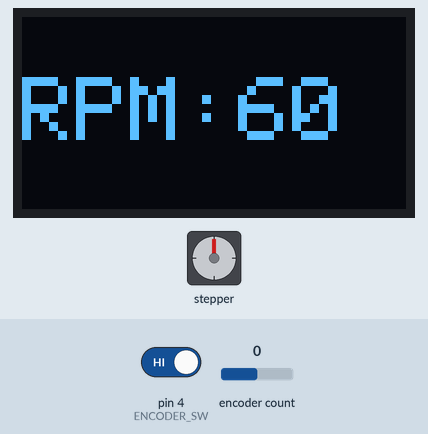
Bench run of a sketch on a simulated Arduino Uno, built with avr-gcc and run on an emulated ATmega328P. Parts: 128×64 one-colour display, stepper motor. Inputs (shaded band) come from the test bench; at power-on: encoder count 0, pin 4 (ENCODER_SW) HIGH. Stepper angles assume 3200 steps per turn.

Above: at 4.2 s.
4.3 s: encoder count set to 1
At 4.7 s:
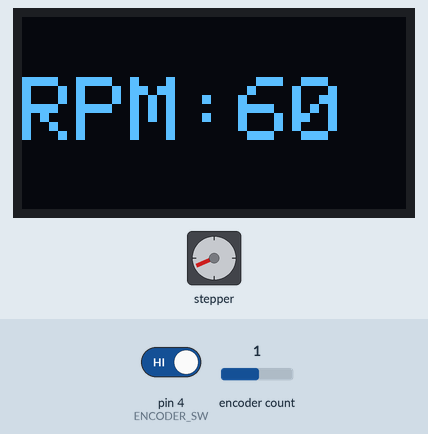
7.3 s: pin 4 (ENCODER_SW) driven LOW
At 7.3 s:
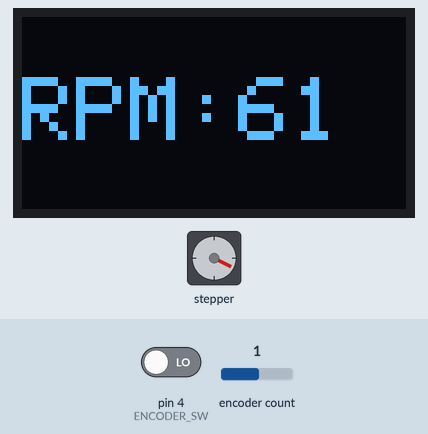
10.3 s: encoder count set to 2
At 11.9 s:
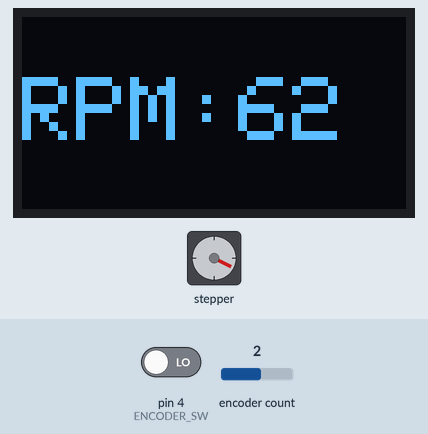
12.8 s: pin 4 (ENCODER_SW) driven HIGH
At 13.7 s:
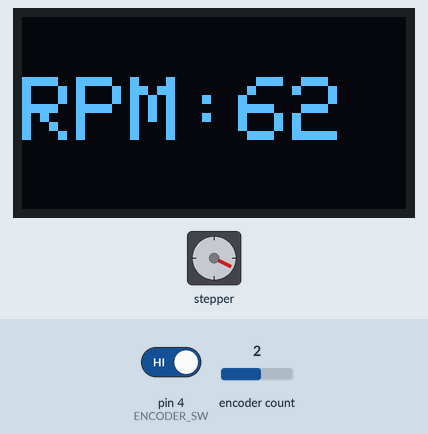
15.8 s: encoder count set to 3
18.8 s: encoder count set to 4
Timing chart, 0 to 69.3 s (numbered marks = the images above; inputs shaded):
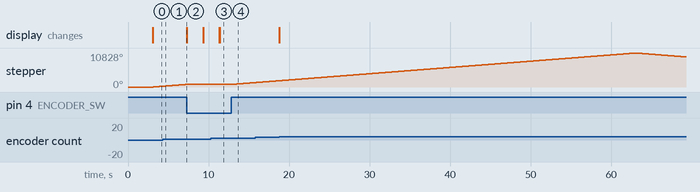

The sketch:

arduino_nano.ino
```cpp
#include <AccelStepper.h>
#include <MultiStepper.h>
#include <Adafruit_SSD1306.h>
#include <splash.h>
#include <RotaryEncoder.h>

//Define encoder pins
#define ENCODER_A 3
#define ENCODER_B 2
#define ENCODER_SW 4
#define ENCODER_DIRECTION 1  //Change to -1 to switch direction of encoder
//Define stepper driver pins
#define DRIVER_STEP 16
#define DRIVER_DIR 17
#define motorInterfaceType 1
#define STEPPER_SPR 3200  //Define stepper motor steps per revolution

RotaryEncoder encoder(ENCODER_A, ENCODER_B, RotaryEncoder::LatchMode::TWO03);
Adafruit_SSD1306 display(128, 64, &Wire, -1);

void oledPrint(int printInt);
int rotarySelect(int currentVal, int maxVal, int minVal);
AccelStepper stepper = AccelStepper(motorInterfaceType, DRIVER_STEP, DRIVER_DIR);


const short maxRpm = 500;
const short minRpm = 1;
//short previousRpm = 0;
short selectedRpm = 60;
short currentRpm = 60;
short printVal = 60;
short savedRpm = 0;
unsigned long time01 = 0;
short stepperDirection = 1;

void setup() {
  Serial.begin(9600);

  if (!display.begin(SSD1306_SWITCHCAPVCC, 0x3C)) {
    Serial.println(F("SSD1306 allocation failed"));
    for (;;)
      ;  // Don't proceed, loop forever
  }
  display.clearDisplay();
  display.setTextColor(SSD1306_WHITE);
  display.setTextSize(2);
  //display.println("SmartRotatingHanger");
  display.print("github.com/apos0");
  display.display();
  delay(3000);
  display.setTextSize(3);
  pinMode(ENCODER_SW, INPUT);
  stepper.setMaxSpeed(maxRpm * (STEPPER_SPR / 60));
  stepper.setSpeed(currentRpm * (STEPPER_SPR / 60));
  time01 = millis();
}

void loop() {

  //Change direction every 15seconds


  if (printVal == 1000 || printVal == 1001) {
    if (printVal == 1001) {
      if (selectedRpm == 0) {
        selectedRpm = savedRpm;
      } else {
        savedRpm = selectedRpm;
        selectedRpm = 0;
      }
      //delay(1000);
    }
    currentRpm = selectedRpm;
    stepper.setSpeed(stepperDirection * currentRpm * (STEPPER_SPR / 60));
  } else if (selectedRpm != 0)
    selectedRpm = printVal;

  oledPrint(selectedRpm);

  printVal = rotarySelect(selectedRpm, maxRpm, minRpm);
}


int rotarySelect(int currentVal, int maxVal, int minVal) {
  static int encPos = 0;
  while (1) {
    stepper.runSpeed();
    if (millis() - time01 >= 60000) {
      time01 = millis();
      stepperDirection *= -1;
      stepper.setSpeed(stepperDirection * currentRpm * (STEPPER_SPR / 60));
    }
    encoder.tick();
    int newPos = encoder.getPosition();

    if (newPos != encPos) {
      int direction = ((int)(encoder.getDirection()));
      switch (direction) {
        case (-1 * ENCODER_DIRECTION):
          if (currentVal > minVal) currentVal--;
          break;

        case (1 * ENCODER_DIRECTION):
          if (currentVal < maxVal) currentVal++;
          break;
      }
      encPos = newPos;
      //delay(20);
      return currentVal;
    }

    if (digitalRead(ENCODER_SW) == 0) {
      unsigned long temp1 = millis();
      while (digitalRead(ENCODER_SW) == 0)
        if ((millis() - temp1) >= 2000) return 1001;

      delay(100);
      return 1000;
    }
  }
}

void oledPrint(int printInt) {
  display.clearDisplay();
  if (printInt == 0) {
    display.setCursor(25, 20);
    display.print(F("STOP"));
  } else {
    display.setCursor(0, 20);
    display.print(F("RPM:"));
    display.println(printInt);
  }
  display.display();
}
```

Measured:
- after the input at 7.3 s, stepper: stops changing and stays 837°
- after the input at 10.3 s, the display: first differs from a run without the input after 1.1 s (image 3)
- after the input at 12.8 s, stepper: keeps turning clockwise at about 200°/s, starting after 0.14 s
